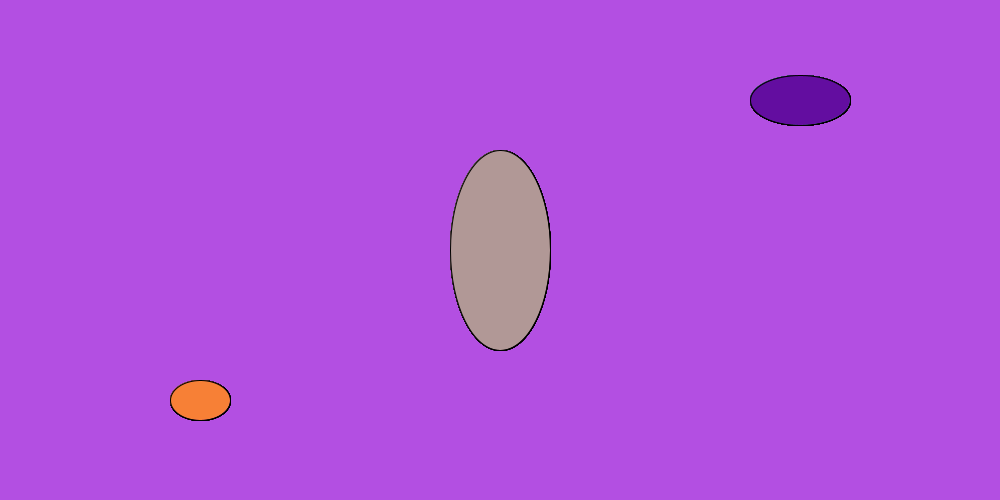
Frame 1 (no input)
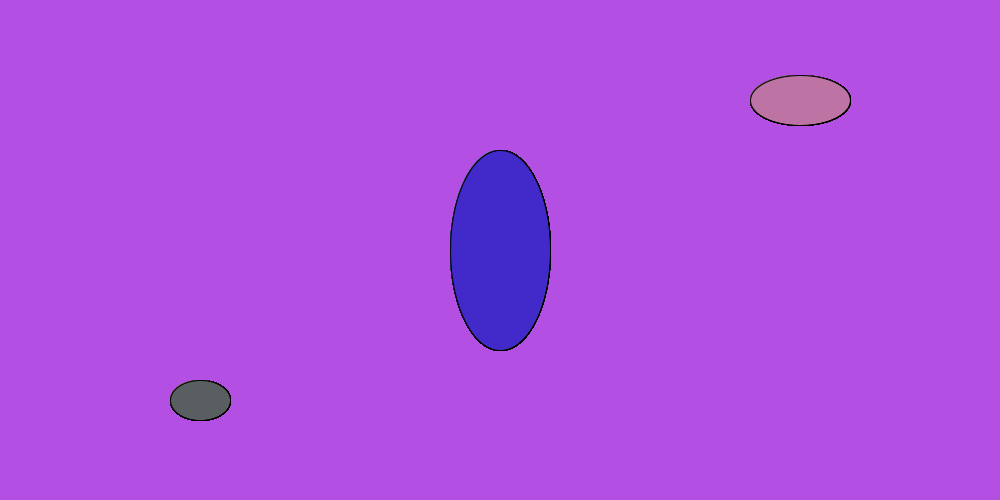
Frame 60 (the mouse pressed at the canvas centre just before this capture)
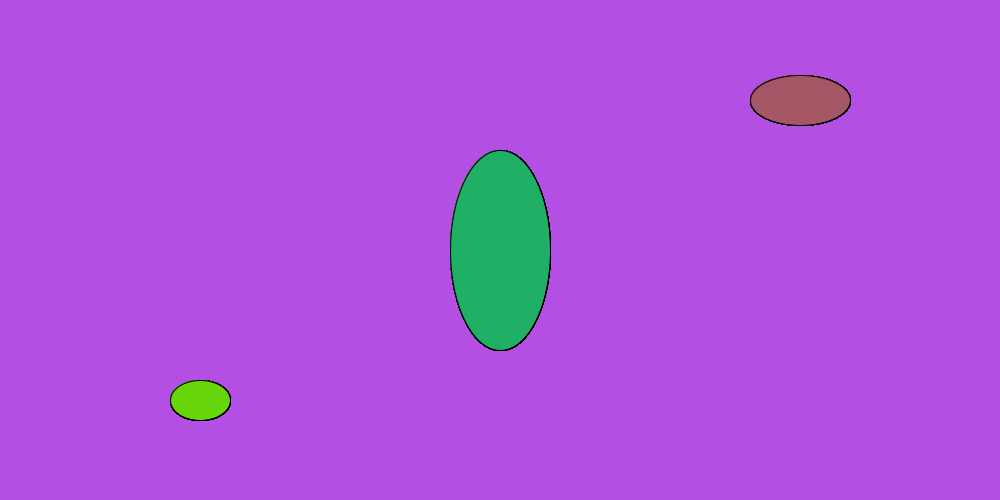
Frame 120 (the mouse held since frame 60 and released just before this capture)

The Processing sketch that drew these frames (run headless with seeded random() and noise(); from frame 60 on, the mouse is pressed at the canvas centre):

// Processing sketch: processing_185463
// ── processing_185463.pde

void setup() {
size(1000, 500);
background(179, 79, 226);
}

void draw() {
  drawCircles(500, 250, 100, 200);
  drawCircles(200, 400, 60, 40);
  drawCircles(800, 100, 100, 50);      
}

void drawCircles(float a, float b, float c, float d) {
  for (int i = 0; i < 20; i = i+1) {
    ellipse(a, b, c, d);
    fill(random(255), random(255), random(255));
  }
}
